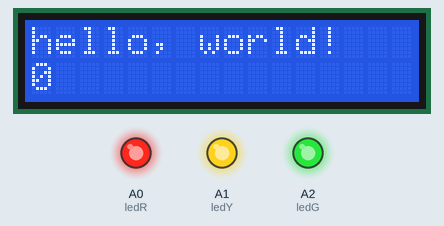
Simulated run of this sketch. Board: Arduino Nano, built with avr-gcc and run on an emulated ATmega328P. Shown: 16×2 character LCD, output pins drawn as LEDs (lit = HIGH).

Above: at 0.1 s.
At 4.6 s:
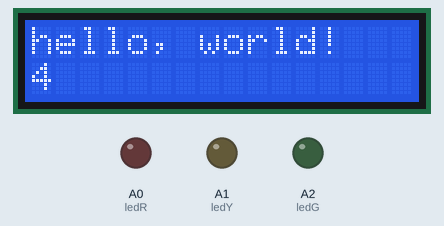
At 9.6 s:
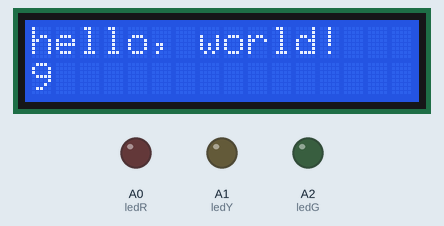
At 19.1 s:
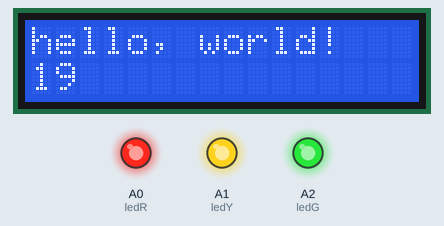
At 28.6 s:
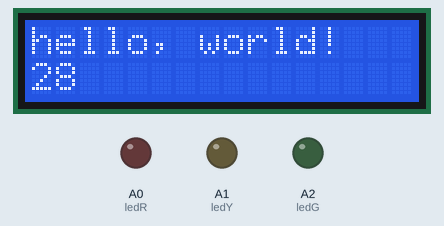
At 38.6 s:
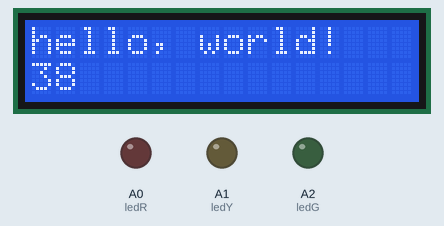
Timing chart, 0 to 40.0 s (numbered marks = the images above):
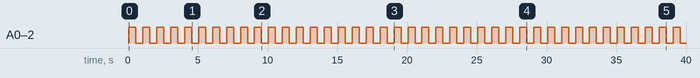

Measured:
- by itself, A0 (ledR), A1 (ledY), A2 (ledG): alternates HIGH for 0.50 s and LOW for 0.50 s
- what the display in image 1 shows lasts 1.0 s, from 4.1 s to 5.1 s

The sketch:

Nano.ino
```cpp
// include the library code:
#include <LiquidCrystal.h>
int ledR=A0, ledY=A1, ledG=A2 ;
LiquidCrystal lcd(12, 11, 10, 9, 8, 7);

void setup() {
  lcd.begin(16, 2);
  lcd.print("hello, world!");
  pinMode(ledR,OUTPUT);
  pinMode(ledY,OUTPUT);
  pinMode(ledG,OUTPUT);
}

void loop() {
    lcd.setCursor(0, 1);
    lcd.print(millis() / 1000);
    digitalWrite(ledR , HIGH);
    digitalWrite(ledY , HIGH);
    digitalWrite(ledG , HIGH);
    delay(500);
    digitalWrite(ledR , LOW);
    digitalWrite(ledY , LOW);
    digitalWrite(ledG , LOW);
    delay(500);
}
```
